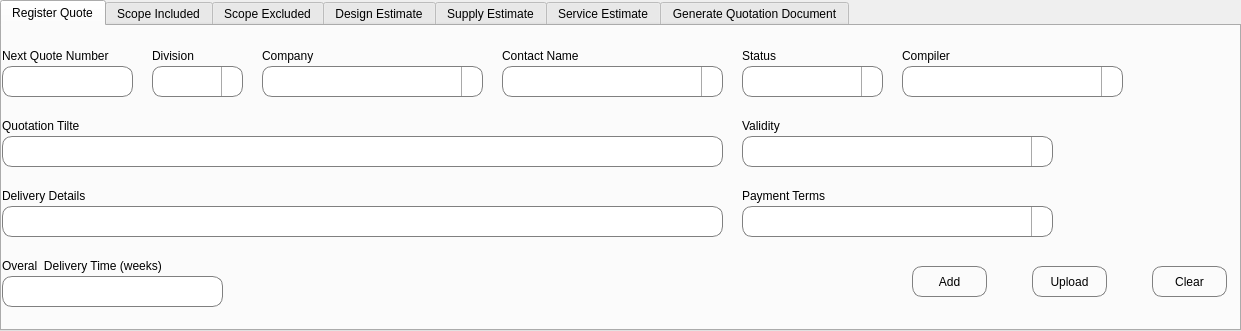
     <widget class="QTabWidget" name="tabQuotation">
      <property name="geometry">
       <rect>
        <x>10</x>
        <y>80</y>
        <width>1241</width>
        <height>331</height>
       </rect>
      </property>
      <property name="currentIndex">
       <number>0</number>
      </property>
      <widget class="QWidget" name="register_quote">
       <attribute name="title">
        <string>Register Quote</string>
       </attribute>
       <widget class="QLabel" name="lbFirstName_3">
        <property name="geometry">
         <rect>
          <x>0</x>
          <y>20</y>
          <width>141</width>
          <height>20</height>
         </rect>
        </property>
        <property name="font">
         <font>
          <pointsize>9</pointsize>
         </font>
        </property>
        <property name="text">
         <string>Next Quote Number</string>
        </property>
       </widget>
       <widget class="QLineEdit" name="leNextQuote">
        <property name="geometry">
         <rect>
          <x>0</x>
          <y>40</y>
          <width>131</width>
          <height>31</height>
         </rect>
        </property>
        <property name="font">
         <font>
          <pointsize>10</pointsize>
         </font>
        </property>
        <property name="styleSheet">
         <string notr="true">QLineEdit {
 border: 1px solid gray;
 border-radius: 10px;
}</string>
        </property>
       </widget>
       <widget class="QLabel" name="lbCompany_7">
        <property name="geometry">
         <rect>
          <x>260</x>
          <y>20</y>
          <width>121</width>
          <height>20</height>
         </rect>
        </property>
        <property name="font">
         <font>
          <pointsize>9</pointsize>
         </font>
        </property>
        <property name="text">
         <string>Company</string>
        </property>
       </widget>
       <widget class="QComboBox" name="cbCompany_3">
        <property name="geometry">
         <rect>
          <x>260</x>
          <y>40</y>
          <width>221</width>
          <height>31</height>
         </rect>
        </property>
        <property name="styleSheet">
         <string notr="true">QComboBox{
    border-top-left-radius: 10px;
    border-bottom-left-radius: 10px;
	border-top-right-radius: 10px;
    border-bottom-right-radius: 10px;
    background: white;
    border: 1px solid gray;
    box-shadow: transparent;
	padding: 1px 18px 1px 3px;
   
}

QComboBox::drop-down {
     subcontrol-origin: padding;
     subcontrol-position: top right;
     width: 20px;

     border-left-width: 1px;
     border-left-color: darkgray;
     border-left-style: solid; /* just a single line */
     border-top-right-radius: 10px; /* same radius as the QComboBox */
     border-bottom-right-radius: 10px;
 }

QComboBox::down-arrow {
     image:url(:/icons/icons/arrow-down.svg)
 }

 QComboBox::down-arrow:on { /* shift the arrow when popup is open */
     top: 1px;
     left: 1px;
 }

</string>
        </property>
       </widget>
       <widget class="QPushButton" name="btnClear_4">
        <property name="geometry">
         <rect>
          <x>1150</x>
          <y>240</y>
          <width>75</width>
          <height>31</height>
         </rect>
        </property>
        <property name="styleSheet">
         <string notr="true">   QPushButton {
         border: 1px solid gray;
         border-radius: 10px;
		 background-color: qlineargradient(x1: 0, y1: 0, x2: 0, y2: 1,
                                           stop: 0 #f6f7fa, stop: 1 rgb(145, 145, 145) );
	
	
     }

 QPushButton:pressed {
         background-color: qlineargradient(x1: 0, y1: 0, x2: 0, y2: 1,
                                           stop: 0 #dadbde, stop: 1 #f6f7fa);
     }</string>
        </property>
        <property name="text">
         <string>Clear</string>
        </property>
       </widget>
       <widget class="QPushButton" name="btnNewQuote">
        <property name="geometry">
         <rect>
          <x>910</x>
          <y>240</y>
          <width>75</width>
          <height>31</height>
         </rect>
        </property>
        <property name="styleSheet">
         <string notr="true">   QPushButton {
         border: 1px solid gray;
         border-radius: 10px;
		 background-color: qlineargradient(x1: 0, y1: 0, x2: 0, y2: 1,
                                           stop: 0 #f6f7fa, stop: 1 rgb(43, 200, 7));
	
	
     }

 QPushButton:pressed {
         background-color: qlineargradient(x1: 0, y1: 0, x2: 0, y2: 1,
                                           stop: 0 #dadbde, stop: 1 #f6f7fa);
     }</string>
        </property>
        <property name="text">
         <string>Add</string>
        </property>
       </widget>
       <widget class="QComboBox" name="cbContactName">
        <property name="geometry">
         <rect>
          <x>500</x>
          <y>40</y>
          <width>221</width>
          <height>31</height>
         </rect>
        </property>
        <property name="styleSheet">
         <string notr="true">QComboBox{
    border-top-left-radius: 10px;
    border-bottom-left-radius: 10px;
	border-top-right-radius: 10px;
    border-bottom-right-radius: 10px;
    background: white;
    border: 1px solid gray;
    box-shadow: transparent;
	padding: 1px 18px 1px 3px;
   
}

QComboBox::drop-down {
     subcontrol-origin: padding;
     subcontrol-position: top right;
     width: 20px;

     border-left-width: 1px;
     border-left-color: darkgray;
     border-left-style: solid; /* just a single line */
     border-top-right-radius: 10px; /* same radius as the QComboBox */
     border-bottom-right-radius: 10px;
 }

QComboBox::down-arrow {
     image:url(:/icons/icons/arrow-down.svg)
 }

 QComboBox::down-arrow:on { /* shift the arrow when popup is open */
     top: 1px;
     left: 1px;
 }

</string>
        </property>
       </widget>
       <widget class="QLabel" name="lbCompany_8">
        <property name="geometry">
         <rect>
          <x>500</x>
          <y>20</y>
          <width>121</width>
          <height>20</height>
         </rect>
        </property>
        <property name="font">
         <font>
          <pointsize>9</pointsize>
         </font>
        </property>
        <property name="text">
         <string>Contact Name</string>
        </property>
       </widget>
       <widget class="QComboBox" name="cbDivision">
        <property name="geometry">
         <rect>
          <x>150</x>
          <y>40</y>
          <width>91</width>
          <height>31</height>
         </rect>
        </property>
        <property name="styleSheet">
         <string notr="true">QComboBox{
    border-top-left-radius: 10px;
    border-bottom-left-radius: 10px;
	border-top-right-radius: 10px;
    border-bottom-right-radius: 10px;
    background: white;
    border: 1px solid gray;
    box-shadow: transparent;
	padding: 1px 18px 1px 3px;
   
}

QComboBox::drop-down {
     subcontrol-origin: padding;
     subcontrol-position: top right;
     width: 20px;

     border-left-width: 1px;
     border-left-color: darkgray;
     border-left-style: solid; /* just a single line */
     border-top-right-radius: 10px; /* same radius as the QComboBox */
     border-bottom-right-radius: 10px;
 }

QComboBox::down-arrow {
     image:url(:/icons/icons/arrow-down.svg)
 }

 QComboBox::down-arrow:on { /* shift the arrow when popup is open */
     top: 1px;
     left: 1px;
 }

</string>
        </property>
       </widget>
       <widget class="QLabel" name="lbCompany_9">
        <property name="geometry">
         <rect>
          <x>150</x>
          <y>20</y>
          <width>91</width>
          <height>20</height>
         </rect>
        </property>
        <property name="font">
         <font>
          <pointsize>9</pointsize>
         </font>
        </property>
        <property name="text">
         <string>Division</string>
        </property>
       </widget>
       <widget class="QComboBox" name="cbQuoteStatus">
        <property name="geometry">
         <rect>
          <x>740</x>
          <y>40</y>
          <width>141</width>
          <height>31</height>
         </rect>
        </property>
        <property name="styleSheet">
         <string notr="true">QComboBox{
    border-top-left-radius: 10px;
    border-bottom-left-radius: 10px;
	border-top-right-radius: 10px;
    border-bottom-right-radius: 10px;
    background: white;
    border: 1px solid gray;
    box-shadow: transparent;
	padding: 1px 18px 1px 3px;
   
}

QComboBox::drop-down {
     subcontrol-origin: padding;
     subcontrol-position: top right;
     width: 20px;

     border-left-width: 1px;
     border-left-color: darkgray;
     border-left-style: solid; /* just a single line */
     border-top-right-radius: 10px; /* same radius as the QComboBox */
     border-bottom-right-radius: 10px;
 }

QComboBox::down-arrow {
     image:url(:/icons/icons/arrow-down.svg)
 }

 QComboBox::down-arrow:on { /* shift the arrow when popup is open */
     top: 1px;
     left: 1px;
 }

</string>
        </property>
       </widget>
       <widget class="QLabel" name="lbCompany_10">
        <property name="geometry">
         <rect>
          <x>740</x>
          <y>20</y>
          <width>91</width>
          <height>20</height>
         </rect>
        </property>
        <property name="font">
         <font>
          <pointsize>9</pointsize>
         </font>
        </property>
        <property name="text">
         <string>Status</string>
        </property>
       </widget>
       <widget class="QLabel" name="lbCompany_11">
        <property name="geometry">
         <rect>
          <x>900</x>
          <y>20</y>
          <width>121</width>
          <height>20</height>
         </rect>
        </property>
        <property name="font">
         <font>
          <pointsize>9</pointsize>
         </font>
        </property>
        <property name="text">
         <string>Compiler</string>
        </property>
       </widget>
       <widget class="QComboBox" name="cbCompiler">
        <property name="geometry">
         <rect>
          <x>900</x>
          <y>40</y>
          <width>221</width>
          <height>31</height>
         </rect>
        </property>
        <property name="styleSheet">
         <string notr="true">QComboBox{
    border-top-left-radius: 10px;
    border-bottom-left-radius: 10px;
	border-top-right-radius: 10px;
    border-bottom-right-radius: 10px;
    background: white;
    border: 1px solid gray;
    box-shadow: transparent;
	padding: 1px 18px 1px 3px;
   
}

QComboBox::drop-down {
     subcontrol-origin: padding;
     subcontrol-position: top right;
     width: 20px;

     border-left-width: 1px;
     border-left-color: darkgray;
     border-left-style: solid; /* just a single line */
     border-top-right-radius: 10px; /* same radius as the QComboBox */
     border-bottom-right-radius: 10px;
 }

QComboBox::down-arrow {
     image:url(:/icons/icons/arrow-down.svg)
 }

 QComboBox::down-arrow:on { /* shift the arrow when popup is open */
     top: 1px;
     left: 1px;
 }

</string>
        </property>
       </widget>
       <widget class="QLabel" name="lbFirstName_4">
        <property name="geometry">
         <rect>
          <x>0</x>
          <y>90</y>
          <width>141</width>
          <height>20</height>
         </rect>
        </property>
        <property name="font">
         <font>
          <pointsize>9</pointsize>
         </font>
        </property>
        <property name="text">
         <string>Quotation Tilte</string>
        </property>
       </widget>
       <widget class="QLineEdit" name="leQuoteDescription">
        <property name="geometry">
         <rect>
          <x>0</x>
          <y>110</y>
          <width>721</width>
          <height>31</height>
         </rect>
        </property>
        <property name="font">
         <font>
          <pointsize>10</pointsize>
         </font>
        </property>
        <property name="styleSheet">
         <string notr="true">QLineEdit {
 border: 1px solid gray;
 border-radius: 10px;
}</string>
        </property>
       </widget>
       <widget class="QLabel" name="lbCompany_12">
        <property name="geometry">
         <rect>
          <x>740</x>
          <y>90</y>
          <width>121</width>
          <height>20</height>
         </rect>
        </property>
        <property name="font">
         <font>
          <pointsize>9</pointsize>
         </font>
        </property>
        <property name="text">
         <string>Validity</string>
        </property>
       </widget>
       <widget class="QComboBox" name="cbValidity">
        <property name="geometry">
         <rect>
          <x>740</x>
          <y>110</y>
          <width>311</width>
          <height>31</height>
         </rect>
        </property>
        <property name="styleSheet">
         <string notr="true">QComboBox{
    border-top-left-radius: 10px;
    border-bottom-left-radius: 10px;
	border-top-right-radius: 10px;
    border-bottom-right-radius: 10px;
    background: white;
    border: 1px solid gray;
    box-shadow: transparent;
	padding: 1px 18px 1px 3px;
   
}

QComboBox::drop-down {
     subcontrol-origin: padding;
     subcontrol-position: top right;
     width: 20px;

     border-left-width: 1px;
     border-left-color: darkgray;
     border-left-style: solid; /* just a single line */
     border-top-right-radius: 10px; /* same radius as the QComboBox */
     border-bottom-right-radius: 10px;
 }

QComboBox::down-arrow {
     image:url(:/icons/icons/arrow-down.svg)
 }

 QComboBox::down-arrow:on { /* shift the arrow when popup is open */
     top: 1px;
     left: 1px;
 }

</string>
        </property>
       </widget>
       <widget class="QLabel" name="lbFirstName_5">
        <property name="geometry">
         <rect>
          <x>0</x>
          <y>160</y>
          <width>141</width>
          <height>20</height>
         </rect>
        </property>
        <property name="font">
         <font>
          <pointsize>9</pointsize>
         </font>
        </property>
        <property name="text">
         <string>Delivery Details</string>
        </property>
       </widget>
       <widget class="QLineEdit" name="leQuoteDelivery_details">
        <property name="geometry">
         <rect>
          <x>0</x>
          <y>180</y>
          <width>721</width>
          <height>31</height>
         </rect>
        </property>
        <property name="font">
         <font>
          <pointsize>10</pointsize>
         </font>
        </property>
        <property name="styleSheet">
         <string notr="true">QLineEdit {
 border: 1px solid gray;
 border-radius: 10px;
}</string>
        </property>
       </widget>
       <widget class="QLabel" name="lbCompany_13">
        <property name="geometry">
         <rect>
          <x>740</x>
          <y>160</y>
          <width>121</width>
          <height>20</height>
         </rect>
        </property>
        <property name="font">
         <font>
          <pointsize>9</pointsize>
         </font>
        </property>
        <property name="text">
         <string>Payment Terms</string>
        </property>
       </widget>
       <widget class="QComboBox" name="cbPaymentTerms">
        <property name="geometry">
         <rect>
          <x>740</x>
          <y>180</y>
          <width>311</width>
          <height>31</height>
         </rect>
        </property>
        <property name="styleSheet">
         <string notr="true">QComboBox{
    border-top-left-radius: 10px;
    border-bottom-left-radius: 10px;
	border-top-right-radius: 10px;
    border-bottom-right-radius: 10px;
    background: white;
    border: 1px solid gray;
    box-shadow: transparent;
	padding: 1px 18px 1px 3px;
   
}

QComboBox::drop-down {
     subcontrol-origin: padding;
     subcontrol-position: top right;
     width: 20px;

     border-left-width: 1px;
     border-left-color: darkgray;
     border-left-style: solid; /* just a single line */
     border-top-right-radius: 10px; /* same radius as the QComboBox */
     border-bottom-right-radius: 10px;
 }

QComboBox::down-arrow {
     image:url(:/icons/icons/arrow-down.svg)
 }

 QComboBox::down-arrow:on { /* shift the arrow when popup is open */
     top: 1px;
     left: 1px;
 }

</string>
        </property>
       </widget>
       <widget class="QLabel" name="lbFirstName_6">
        <property name="geometry">
         <rect>
          <x>0</x>
          <y>230</y>
          <width>221</width>
          <height>20</height>
         </rect>
        </property>
        <property name="font">
         <font>
          <pointsize>9</pointsize>
         </font>
        </property>
        <property name="text">
         <string>Overal  Delivery Time (weeks)</string>
        </property>
       </widget>
       <widget class="QLineEdit" name="leDelivery">
        <property name="geometry">
         <rect>
          <x>0</x>
          <y>250</y>
          <width>221</width>
          <height>31</height>
         </rect>
        </property>
        <property name="font">
         <font>
          <pointsize>10</pointsize>
         </font>
        </property>
        <property name="styleSheet">
         <string notr="true">QLineEdit {
 border: 1px solid gray;
 border-radius: 10px;
}</string>
        </property>
       </widget>
       <widget class="QPushButton" name="btnNewQuote_2">
        <property name="geometry">
         <rect>
          <x>1030</x>
          <y>240</y>
          <width>75</width>
          <height>31</height>
         </rect>
        </property>
        <property name="styleSheet">
         <string notr="true">   QPushButton {
         border: 1px solid gray;
         border-radius: 10px;
		 background-color: qlineargradient(x1: 0, y1: 0, x2: 0, y2: 1,
                                           stop: 0 #f6f7fa, stop: 1 rgb(255, 170, 0));
	
	
     }

 QPushButton:pressed {
         background-color: qlineargradient(x1: 0, y1: 0, x2: 0, y2: 1,
                                           stop: 0 #dadbde, stop: 1 #f6f7fa);
     }</string>
        </property>
        <property name="text">
         <string>Upload</string>
        </property>
       </widget>
      </widget>
      <widget class="QWidget" name="scope_included">
       <attribute name="title">
        <string>Scope Included</string>
       </attribute>
      </widget>
      <widget class="QWidget" name="scope_excluded">
       <attribute name="title">
        <string>Scope Excluded</string>
       </attribute>
      </widget>
      <widget class="QWidget" name="design_estimate">
       <attribute name="title">
        <string>Design Estimate</string>
       </attribute>
      </widget>
      <widget class="QWidget" name="supply_estimate">
       <attribute name="title">
        <string>Supply Estimate</string>
       </attribute>
      </widget>
      <widget class="QWidget" name="service_estimate">
       <attribute name="title">
        <string>Service Estimate</string>
       </attribute>
      </widget>
      <widget class="QWidget" name="tab_3">
       <attribute name="title">
        <string>Generate Quotation Document</string>
       </attribute>
      </widget>
     </widget>
